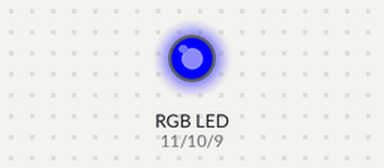
Recording of a sketch running on a simulated Arduino Uno, built with avr-gcc and run on an emulated ATmega328P. On the bench: an RGB LED mixed from three pins (HIGH = lit).

Above: at 0.1 s.
At 1.1 s:
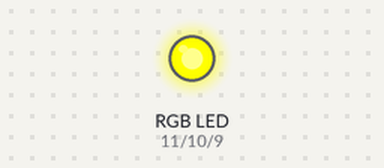
At 11.1 s:
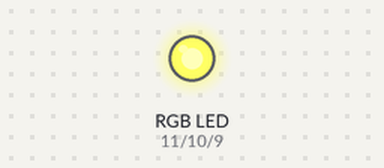
At 23.6 s:
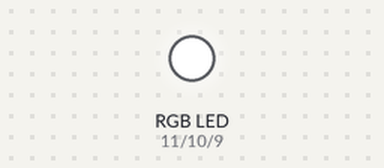
At 31.6 s:
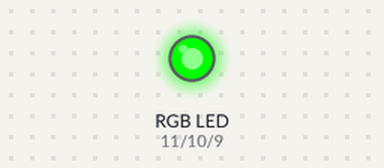
At 38.1 s:
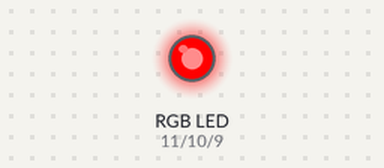
Timing chart, 0 to 39.6 s (numbered marks = the images above):
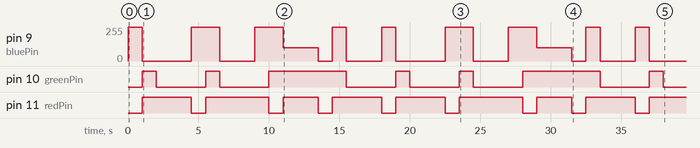

Measured:
- by itself, pin 10 (greenPin): repeats every 18.0 s: LOW 3.5 s, HIGH 1.0 s, LOW 3.5 s, HIGH 5.5 s, LOW 3.5 s, HIGH 1.0 s
- by itself, pin 11 (redPin): LOW → HIGH at 1.0 s, → LOW 3.5 s later, → HIGH 1.0 s later, → LOW 4.5 s later, … (17 changes in this stretch)
- by itself, pin 9 (bluePin): repeats every 18.0 s: 0/255 3.5 s, 255/255 2.0 s, 0/255 2.5 s, 255/255 2.0 s, 100/255 2.5 s, 0/255 1.0 s, 255/255 1.0 s, 0/255 2.5 s, 255/255 1.0 s

The sketch:

analogRGBControlv2.ino
```cpp
const int bluePin = 9;
const int greenPin = 10;
const int redPin = 11;

void setup() {
  // put your setup code here, to run once:
  pinMode(redPin, OUTPUT);
  pinMode(greenPin, OUTPUT);
  pinMode(bluePin, OUTPUT);

  Serial.begin(9600);
}

void loop() {
  // put your main code here, to run repeatedly:
  //Romania
  setColor(0, 0, 255);//blue
  delay(1000);
  setColor(255, 255, 0);//yellow
  delay(1000);
  setColor(255, 0, 0);//red
  delay(2500);

  //France
  setColor(0, 0, 255);//blue
  delay(1000);
  setColor(255, 255, 255);//white
  delay(1000);
  setColor(255, 0, 0);//red
  delay(2500);

  //Random
  setColor(255, 0, 255);
  delay(1000);
  setColor(0, 255, 255);
  delay(1000);
  setColor(255, 255, 100);
  delay(2500);

  //Italy
  setColor(0, 255, 0);//green
  delay(1000);
  setColor(255, 255, 255);//white
  delay(1000);
  setColor(255, 0, 0);//red
  delay(2500);
}

void setColor(int red, int green, int blue) {
  analogWrite(redPin, red);
  analogWrite(greenPin, green);
  analogWrite(bluePin, blue);
}
```
